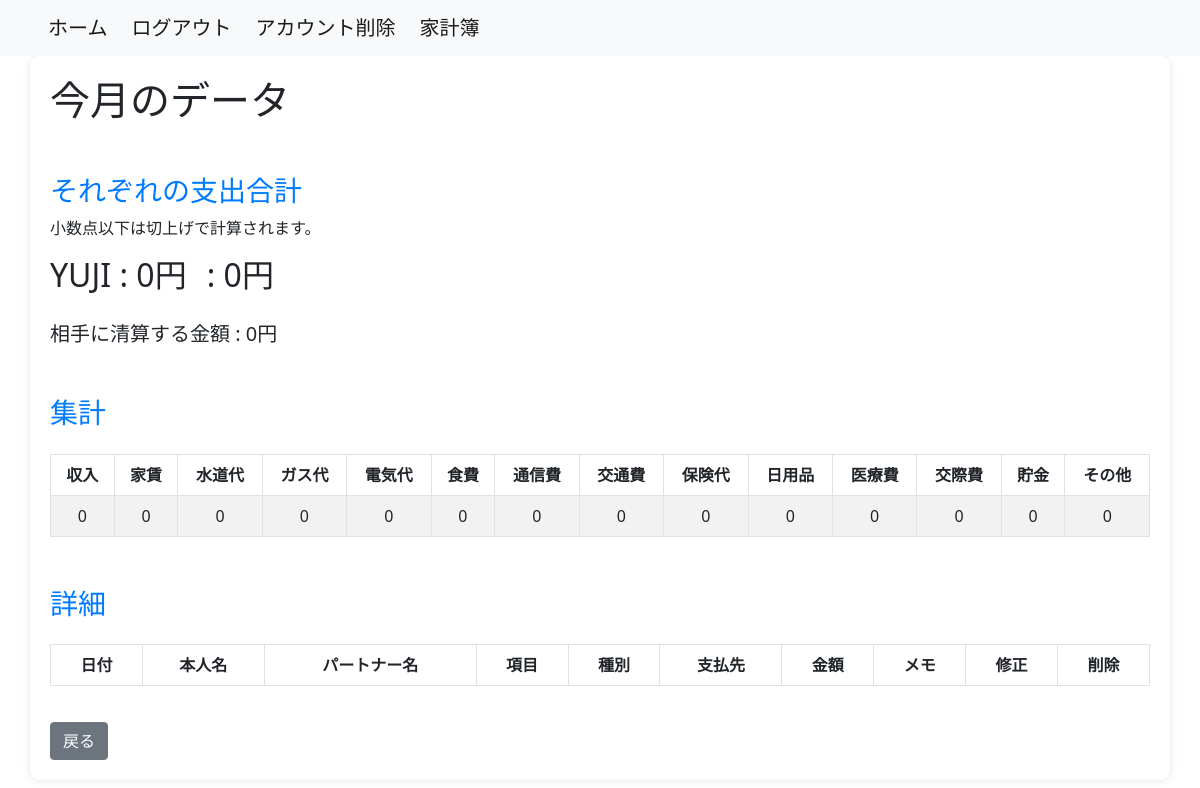
Screenshot of /household_budget/balance/ (signed in) with the database file from the repository.
### household_budget/models.py (models this page shows, shortened)
class Transaction(models.Model):
    user = models.ForeignKey(settings.AUTH_USER_MODEL, on_delete=models.CASCADE)
    event_date = models.DateField()
    name_1 = models.CharField(max_length=20, default='', null=True)
    name_2 = models.CharField(max_length=20, default='', null=True)
    category = models.ForeignKey(Category, on_delete=models.CASCADE)
    payment_type = models.ForeignKey(PaymentType, on_delete=models.CASCADE)
    vendor_name = models.ForeignKey(Vendor, on_delete=models.CASCADE, related_name='vendor_transactions')
    amount = models.IntegerField(default=0)
    memo = models.TextField(null=True)
    class Meta:
        db_table = 'transaction'
        ordering = ['event_date']

class Category(models.Model):
    category_name = models.CharField(max_length=50)
    class Meta:
        db_table = 'category'

### household_budget/views.py (the view)
# urls.py: path('balance/',TransactionView.as_view(), name='balance'),
@method_decorator(login_required(login_url='/login/'), name='dispatch')
class TransactionView(TemplateView):
    template_name = 'balance.html'
    def get_context_data(self, **kwargs):
        context = super().get_context_data(**kwargs)
        user_transactions = Transaction.objects.filter(user=self.request.user)
        today = timezone.now()
        first_day_of_month = today.replace(day=1)
        last_day_of_month = today.replace(day=1, month=today.month+1) - timezone.timedelta(days=1)
        category_totals = user_transactions.filter(
            event_date__range=[first_day_of_month, last_day_of_month]
        ).values('category__category_name').annotate(
            total_amount=Sum('amount'),
            transaction_count=Count('id')
        )
        monthly_transactions = user_transactions.filter(
            event_date__range=[first_day_of_month, last_day_of_month]
        )
        name1_only_monthly_amount = user_transactions.filter(
            Q(name_1__isnull=False) & ~Q(name_1=''),
            ~Q(category_id=1) & ~Q(category_id=13),
            event_date__range=[first_day_of_month, last_day_of_month]
        ).aggregate(name1_has_data_total_amount=Sum('amount'))['name1_has_data_total_amount'] or 0
        name2_only_monthly_amount = user_transactions.filter(
            Q(name_2__isnull=False) & ~Q(name_2=''),
            ~Q(category_id=1) & ~Q(category_id=13),
            event_date__range=[first_day_of_month, last_day_of_month]
        ).aggregate(name2_has_data_total_amount=Sum('amount'))['name2_has_data_total_amount'] or 0
        name_monthly_amount = user_transactions.filter(
            Q(name_1__isnull=False) & Q(name_2__isnull=False) & ~Q(name_1='') & ~Q(name_2=''),
            ~Q(category_id=1) & ~Q(category_id=13),
            event_date__range=[first_day_of_month, last_day_of_month]
        ).aggregate(name_both_total_amount=Sum('amount'))['name_both_total_amount'] or 0
        name_both_half_monthly_amount = math.ceil(name_monthly_amount / 2)
        category_totals_dict = {category_name: {'total_amount': 0, 'transaction_count': 0} for category_name in Category.objects.values_list('category_name', flat=True)}
        for category in category_totals:
            category_name = category['category__category_name']
            category_totals_dict[category_name] = {
                'total_amount': category['total_amount'],
                'transaction_count': category['transaction_count']
            }
        name1_total_amount =name1_only_monthly_amount - name_monthly_amount + name_both_half_monthly_amount
        name2_total_amount =name2_only_monthly_amount - name_monthly_amount + name_both_half_monthly_amount
        try:
            context['latest_name1_transaction'] = user_transactions.filter(Q(name_1__isnull=False) & ~Q(name_1='')).order_by('-event_date').first()
        except Transaction.DoesNotExist:
            context['latest_name1_transaction'] = None
        try:
            context['latest_name2_transaction'] = user_transactions.filter(Q(name_2__isnull=False) & ~Q(name_2='')).order_by('-event_date').first()
        except Transaction.DoesNotExist:
            context['latest_name2_transaction'] = None
        context['category_totals'] = category_totals_dict
        context['monthly_transactions'] = monthly_transactions
        context['name1_total_amount'] = name1_total_amount
        context['name2_total_amount'] = name2_total_amount
        context['name_both_half_monthly_amount'] = name_both_half_monthly_amount
        return context

### household_budget/templates/balance.html (shortened to what this page needs)
{% extends 'base.html' %}
{% block content %}
<body>
<div class="container">
  <h1>今月のデータ</h1>
  <h3>それぞれの支出合計</h3>
  <p>小数点以下は切上げで計算されます。</p>
  <div style="display: flex; gap: 20px;">
  <h2>{{ latest_name1_transaction.name_1 }} : {{ name1_total_amount }}円</h2>
  <h2>{{ latest_name2_transaction.name_2 }} : {{ name2_total_amount }}円</h2>
  </div>
  <h5 style="margin-top: 20px;">相手に清算する金額 : {{ name_both_half_monthly_amount }}円</h5>
  <h3>集計</h3>
  <table class="table table-striped table-bordered mt-4">
    <thead class="thead-dark">
      <tr>
        {% for category_name, data in category_totals.items %}
          <th>{{ category_name }}</th>
        {% endfor %}
      </tr>
    </thead>
    <tbody>
      <tr>
        {% for category_name, data in category_totals.items %}
          <td>{{ data.total_amount }}</td>
        {% endfor %}
      </tr>
    </tbody>
  </table>
  <h3>詳細</h3>
  <table class="table table-striped table-bordered mt-4">
    <thead class="thead-dark">
      <tr>
        <th>日付</th>
        <th>本人名</th>
        <th>パートナー名</th>
        <th>項目</th>
        <th>種別</th>
        <th>支払先</th>
        <th>金額</th>
        <th>メモ</th>
        <th>修正</th>
        <th>削除</th>
      </tr>
    </thead>
  </table>
  <a href="{% url 'accounts:user' %}" class="btn btn-secondary">戻る</a>
</div>
</body>
{% endblock %}

### household_budget/templates/balance.html (style rules this page uses)
.container { background-color: #fff; border-radius: 10px; box-shadow: 0 0 10px rgba(0, 0, 0, 0.1); padding: 20px; }
h3 { margin-top: 50px; color: #007bff; }
table { width: 100%; margin-top: 10px; border-collapse: collapse; }
table, th, td { border: 1px solid #dee2e6; }
th, td { padding: 10px; text-align: center; }
.btn-secondary { margin-top: 20px; }

### rows the page displays
Transaction: name_1 "YUJI"
Category: category_name "水道代"
Category: category_name "ガス代"
Category: category_name "電気代"
Category: category_name "通信費"
Category: category_name "交通費"
Category: category_name "保険代"
Category: category_name "日用品"
Category: category_name "医療費"
Category: category_name "交際費"
Category: category_name "その他"

### other values shown
{{ name1_total_amount }} "0"
{{ name2_total_amount }} "0"
{{ name_both_half_monthly_amount }} "0"
{{ category_name }} "収入" "家賃" "食費" "貯金"
{{ data.total_amount }} "0" "0" "0" "0" "0" "0" "0" "0" "0" "0" "0" "0" "0" "0"
